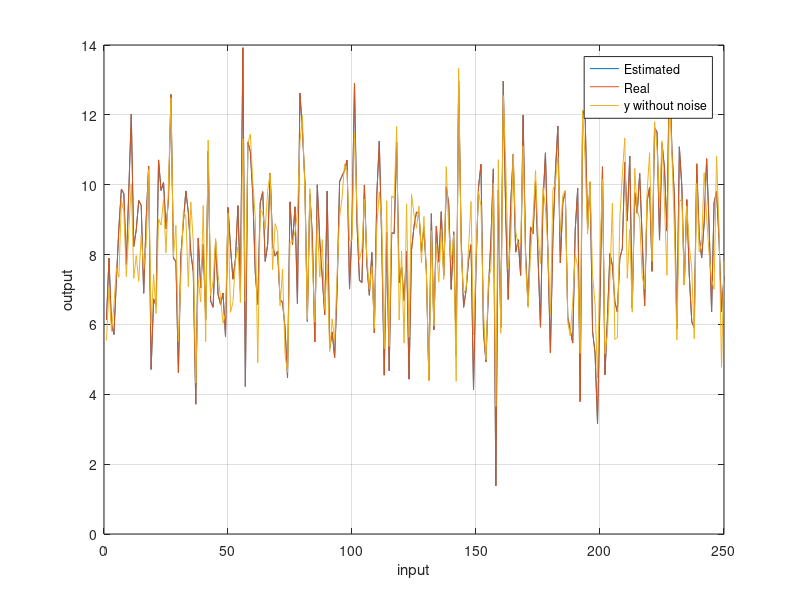
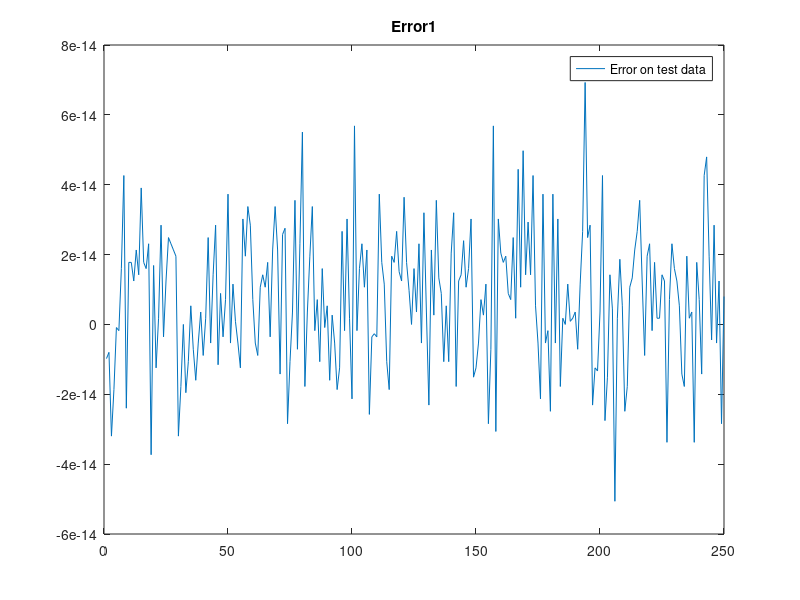
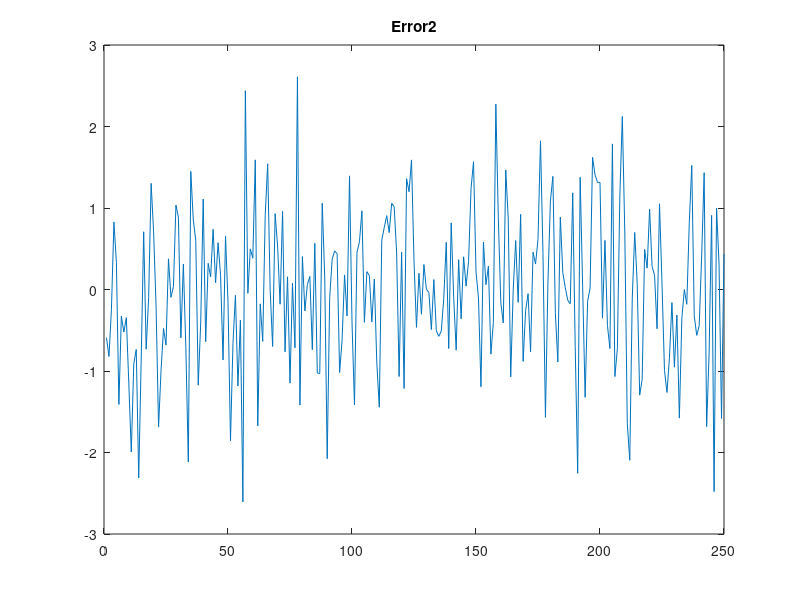

Here is the MATLAB script that generated these plots, in order: (Note: this script raises an error after producing the figures.)
clc
clear all
close all

nn=4;
if nn==1
    noise='without noise'
    elseif nn==2
        noise='Low noise'
    elseif nn==3
        noise='Medium noise'
    elseif nn==4
        noise='High noise'
end

noise_Low=normrnd(0,0.01,1000,1);
noise_Medium=normrnd(0,0.1,1000,1);
noise_High=normrnd(0,1,1000,1);

noise=[noise_Low noise_Medium noise_High];

%% Generating Data
rng(40)
u1=randn(1000,1);
u1=(u1-min(u1))/(max(u1)-min(u1));

u2=randn(1000,1);
u2=(u2-min(u2))/(max(u2)-min(u2));

teta1=13;
teta2=2;
teta3=8;

y_without_noise=teta1*u1 +teta2*u2 ;
y= teta1*u1 +teta2*u2 +noise(:,nn-1);

X=[u1 u2 +noise(:,nn-1)];

%% LS 
len_train=750;
x_train=X(1:len_train,:);
x_test=X(len_train+1:end,:);
ytrain=y(1:len_train,:);
ytest=y(len_train+1:end,:);
ytest_without_noise=y_without_noise(len_train+1:end,:);
teta=(inv((x_train)'*(x_train)))*(x_train)'*(ytrain);

%%
yhat=x_test*teta;
e=ytest-yhat;
e2=ytest_without_noise-yhat;
%% figure
figure();
plot(yhat);
hold on
plot(ytest);
hold on
plot(ytest_without_noise);
legend('Estimated','Real','y without noise');
grid on;
xlabel('input');
ylabel('output');
saveas(gcf,'1.png')

%% error
figure();
plot(e);
legend('Error on test data');
title('Error1')
saveas(gcf,'2.png')

figure();
plot(e2);
title('Error2')
saveas(gcf,'3.png')

%% error bar
display(mse(e),'Mean squared normalized error1 ')

display(mse(e2),'Mean squared normalized error2 ')
%% Theta_hat_and_tetareal
tetareal=[teta1 teta2 teta3]';
figure()
for i=1:2
    subplot(1,3,i)
    plot(teta(i,:)*ones(1,100),'linewidth',2);
    hold on
    plot(tetareal(i)*ones(1,100),'linewidth',2);
    a=strcat('teta hat',num2str(i));
    legend('estimated','real')
    ylabel(a)
    grid on
end
% Set the desired figure size
figure_width = 8;  % Width in inches
figure_height = 6; % Height in inches

% Set the figure's 'PaperPosition' property
set(gcf, 'PaperUnits', 'inches');
set(gcf, 'PaperSize', [figure_width figure_height]);
set(gcf, 'PaperPosition', [0 0 figure_width figure_height]);
saveas(gcf,'4.png')